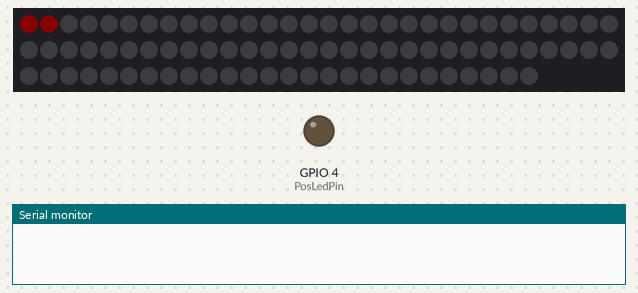
A program run on a simulated ESP8266 (Wemos D1 mini). On the bench: 86 RGB LEDs in strip order, left to right, continuing on the next row, output pins drawn as LEDs (lit = HIGH), the last lines printed to the serial monitor. Dashed ring = blinking. Dim RGB values are drawn brighter than linear; WiFi joins after 1.5 s; servers stay silent unless stated; the local clock reads 2024-03-15 10:24:30 at power-on unless the program sets it.

Above: at 1.1 s.
At 7.5 s:
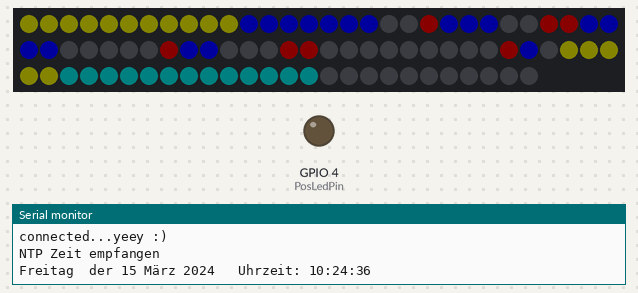
At 22.3 s:
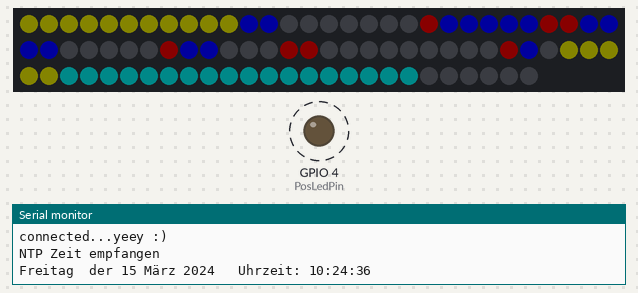
At 37.5 s:
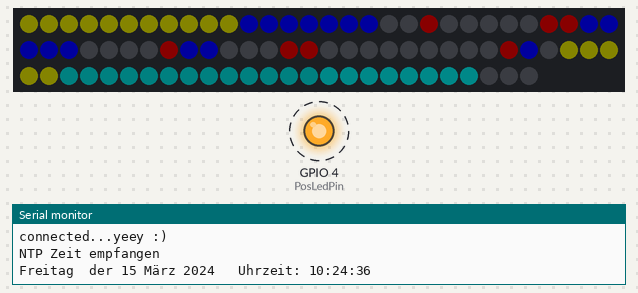
Timing chart, 0 to 40.0 s (numbered marks = the images above):
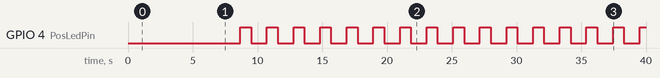

Measured:
- by itself, GPIO 4 (PosLedPin): alternates HIGH for 0.82 s and LOW for 1.2 s

The program:

main.cpp
```cpp
#include "main.h" // move all definitions to separate header-include

#define PROGRAM_VERSION "v7.1.0"
#define BUILD_DATE __DATE__ " " __TIME__


void npx_start()
{
  pixels.begin(); // INITIALIZE NeoPixel strip object (REQUIRED)
  pixels.clear(); // Set all pixel colors to 'off'
  pixels.show();   // Send the updated pixel colors to the hardware.
} ;


// Funktion zur Anzeige Starrer Lichter
void shiftout_light (int startpos, int bits, int color_red, int color_green, int color_blue)   // Parameter übernehmen
{ for (int i = 0; i < bits; i++) {
    pixels.setPixelColor(startpos + i, pixels.Color(color_red, color_green, color_blue));
    //pixels.show(); // This sends the updated pixel color to the hardware.
    yield(); // Gebe dem System Zeit für Hintergrundaufgaben
  }
}

// Funktion zur Anzeige Stellenzaehler
void shiftout_bits (int startpos, int bits, int value, int color_red, int color_green, int color_blue)   // Parameter übernehmen
{ for (int i = 0; i < bits; i++) // Hauptschleifenzähler, Anzahl der auszugebenden Bits
  { if (value > i) //Wert ist größer als Schleifenzähler
    {
      pixels.setPixelColor(startpos + i, pixels.Color(color_red, color_green, color_blue)); //send Bit out
      //pixels.show(); // This sends the updated pixel color to the hardware.
      //delay(delayval); // Delay for a period of time (in milliseconds).
    }
    else // Aktion bei Low Bit
    { pixels.setPixelColor(startpos + i, pixels.Color(0, 0, 0)); //send Bit out
      //pixels.show(); // This sends the updated pixel color to the hardware.
      //delay(delayval); // Delay for a period of time (in milliseconds).
    }
    yield(); // Gebe dem System Zeit für Hintergrundaufgaben
  }
  // pixels.show();
  //return; // Funtion wieder verlassen
}


// Funktion zur Anzeige der Restaurantlichter
void rest_light(int startpos, int bits, int color_red, int color_green, int color_blue) //Anzeige der Restaurant LichterWechselnd
{
unsigned long currentMillis = millis(); // Aktuelle Zeit wird in currentMillis gespeichert

  if (currentMillis - RestMillis >= intervalRestMillis) { // Falls mehr als 1000 ms vergangen sind
      shiftout_light (startpos, bits, color_red, color_green, color_blue);

  }
  if (currentMillis - RestMillis >= intervalRestMillis*2) { // Falls mehr als 1000 ms vergangen sind
      shiftout_light (startpos, bits, color_red/2, color_green/2, color_blue/2);
     RestMillis = currentMillis;} // Zeitpunkt der letzten Schaltung wird festgehalten

  // pixels.show();   // Send the updated pixel colors to the hardware.
}

// Funktion zur Anzeige der Positionslichter
void pos_light(int startpos, int bits, int color_red, int color_green, int color_blue) //Anzeige der Positionsleuchten Blinkend
{
unsigned long currentMillis = millis(); // Aktuelle Zeit wird in currentMillis gespeichert

  if (currentMillis - PosMillis >= intervalPosMillis) { // Falls mehr als 1000 ms vergangen sind
      shiftout_light (startpos, bits, color_red, color_green, color_blue);
      digitalWrite(PosLedPin, HIGH);


  }
  if (currentMillis - PosMillis >= intervalPosMillis*2) { // Falls mehr als 1000 ms vergangen sind
      shiftout_light (startpos, bits, 0, 0, 0);
      digitalWrite(PosLedPin, LOW);


     PosMillis = currentMillis;} // Zeitpunkt der letzten Schaltung wird festgehalten

  // pixels.show();   // Send the updated pixel colors to the hardware.
}

// Funktion zur Ausgabe der gesamten Anzeige zum Turm
void show_out(int sec, int min, int hrs)
{
  shiftout_light (0, 11, emptyR, emptyG, emptyB); // die ersten 11 Stellen Trenner in Gelb

  //sekunden Einerstelle ausgeben
  tempNPX = sec % 10 ;
  shiftout_bits(11, 9, tempNPX, countR, countG, countB); // Funktion Bitszählen und Muster ausgeben aufrufen
  // Trennstelle ausgeben
  shiftout_light(20, 1, spaceR, spaceG, spaceB); // einzelne Lampe
  //sekunden Zehnerstelle ausgeben
  tempNPX =  sec/ 10 ;
  shiftout_bits(21, 5, tempNPX, countR, countG, countB); // Funktion Bitszählen und Muster ausgeben aufrufen

  // Trennstellen ausgeben
  shiftout_light(26, 2, spaceR, spaceG, spaceB); // einzelne

  //minutenen Einerstelle ausgeben
  tempNPX = min % 10 ;
  shiftout_bits(28, 9, tempNPX, countR, countG, countB); // Funktion Bitszählen und Muster ausgeben aufrufen
  // Trennstelle ausgeben
  shiftout_light(37, 1, spaceR, spaceG, spaceB); // einzelne Lampe
  //minuten Zehnerstelle ausgeben
  tempNPX = min / 10 ;
  shiftout_bits(38, 5, tempNPX, countR, countG, countB); // Funktion Bitszählen und Muster ausgeben aufrufen

  // Trennstelle ausgeben
  shiftout_light(43, 2, spaceR, spaceG, spaceB); // einzelne
  //stunden Einerstelle ausgeben
  tempNPX = hrs % 10 ;
  shiftout_bits(45, 9, tempNPX, countR, countG, countB); // Funktion Bitszählen und Muster ausgeben aufrufen
  // Trennstelle ausgeben
  shiftout_light(54, 1, spaceR, spaceG, spaceB); // einzelne Lampe
  //stunden Zehnerstelle ausgeben
  tempNPX = hrs / 10 ;
  shiftout_bits(55, 2, tempNPX, countR, countG, countB); // Funktion Bitszählen und Muster ausgeben aufrufen
  // Leere Stellen ausgeben
  shiftout_light(57, 5, emptyR, emptyG, emptyB); // fuenf Trennstellen
  // Restuarantbeleuchtung
  rest_light(62,18,restR, restG, restB); // Restaurantbeleuchtung

  pos_light (75,8,restR, restG, restB);
  pixels.show();
}


void setup()
{
  pinMode(PosLedPin, OUTPUT); // Setzt den Digitalpin als Outputpin

  Serial.begin(115200);
  delay(1000); // wait a while
  npx_start(); // Start Routine für die Neopixel
    shiftout_light(0, 2,spaceR, spaceG, spaceB); // zwei rote für start
    pixels.show();
    delay(500); // wait a while

  // Ausgabe der Programmversion und des Build-Datums
  Serial.println(" ");
  Serial.println("-------------------------------");
  Serial.println("Rheinturmuhr-ESP Multiprocessor ");
  Serial.println("-------------------------------");
  Serial.println(" ");
  Serial.print("Programmversion: ");
  Serial.print(PROGRAM_VERSION);
  Serial.print("\t Build-Datum: ");
  Serial.println(BUILD_DATE);
  Serial.print("MAC-Adresse: ");
  Serial.println(WiFi.macAddress());
  Serial.print("Saved-WLAN SSID: ");
  Serial.println(WiFi.SSID());
  Serial.print("Saved-WLAN Passwort: ");
  Serial.println(WiFi.psk());
  delay(500); // wait a while

  WiFiManager wm;
  bool res;
  //res = wm.autoConnect("Turmuhr" PROGRAM_VERSION, apPwd); // password protected ap
  res = wm.autoConnect(apSsid, apPwd); // password protected ap --- IGNORE ---
  if (!res)
  {
    Serial.println("Failed to connect");
    // ESP.restart();
    shiftout_light(0, 4,spaceR, spaceG, spaceB); // vier rote für start
    pixels.show();
    delay(500); // wait a wihle
  }
  else
  {
    // if you get here you have connected to the WiFi
    Serial.println("connected...yeey :)");
    shiftout_light(0, 6,spaceR, spaceG, spaceB); // sechs rote OK
    pixels.show();
    delay(500); // wait a wihle
  }

  configTime(0, 0, NTP_SERVER);
  setenv("TZ", TZ_INFO, 1);
  shiftout_light(0, 6,spaceR, spaceG, spaceB); // sechs rote für start fertig
  pixels.show();
  delay(1000); // wait a while
  Serial.println("NTP Zeit empfangen");
  delay(1000); // wait a while
  time(&now);             // Liest die aktuelle Zeit
  localtime_r(&now, &tm); // Beschreibt tm mit der aktuelle Zeit
  Serial.print(wochentage[tm.tm_wday]);
  // Serial.print(tm.tm_wday);         // Wochentag als Zahl, 0 = Sonntag
  Serial.print("\tder ");
  Serial.print(tm.tm_mday);
  Serial.print(" " + monat[tm.tm_mon] + " ");
  Serial.print(tm.tm_year + 1900);

  Serial.printf(" \tUhrzeit: %02d:%02d:%02d \n", tm.tm_hour, tm.tm_min, tm.tm_sec);
    shiftout_light(0, 8,spaceR, spaceG, spaceB); // acht rote für start fertig
    pixels.show();
    delay(1000); // wait a while
}

void loop()
{

  delay(200);
  /* Zykluszeit messen
  CycleMillis = millis();

  CycleMillis = millis() - CycleMillis;

  Serial.print("CycleTime: ");
  Serial.println(CycleMillis);

  */ // Zykluszeit messen Ende


  delay(100);
  time(&now);             // Liest die aktuelle Zeit
  localtime_r(&now, &tm); // Beschreibt tm mit der aktuelle Zeit
  delay(100);
  show_out(tm.tm_sec, tm.tm_min, tm.tm_hour); // send lights to the NPX Stripe
}

// Ende main.cpp
```

main.h
```cpp
#include <Arduino.h>
#include <WiFiManager.h>
#include <time.h>
#include <Adafruit_NeoPixel.h>


const char *apSsid = "RheinturmuhrV7"; // SSID for AP if WLAN failed ; replaced with PROGRAM_VERSION
const char *apPwd = "123456789"; // SSID for AP if WLAN failed and first setup


int lastMilis;
int temp;
unsigned long CycleMillis = 0; // milli secounds conuter for cyclic delay funtions
const char *NTP_SERVER = "de.pool.ntp.org";
const char *TZ_INFO = "CET-1CEST-2,M3.5.0/02:00:00,M10.5.0/03:00:00";

char wochentage[7][12] = {"Sonntag", "Montag", "Dienstag", "Mittwoch", "Donnerstag", "Freitag", "Samstag"};
String monat[12] = {"Januar", "Februar", "März", "April", "Mai", "Juni", "Juli", "August", "September", "Oktober", "November", "Dezember"};

time_t now;
struct tm tm;

/*Farbendefinitionen für die Ausgabe zu Turm
Definition der Pixel:
Adresse 0-10 ohne Funktion, standard Gelb
Adresse 11-20 Sekunden 1" Stelle
.....
*/
int emptyR =7; //Leere Segmente
int emptyG =7;
int emptyB =0;

int spaceR =10; // Trenner
int spaceG =0;
int spaceB =0;

int countR =0; //Zaehler
int countG =0;
int countB =30;

int posR =50; //Positionslichter
int posG =0;
int posB =0;

int restR =00; //Restaurant
int restG =10;
int restB =10;

#define NeoPixelPin   2//
#define PosLedPin     4 // GPIO  for Position LED
#define NUMPIXELS 86 // how many neopixels where attached

unsigned long PosMillis = 0; // time counter for position lights with millis() function
const long intervalPosMillis = 900; // light intervall for the position lights

unsigned long RestMillis = 0; // time counter for position lights with millis() function
const long intervalRestMillis = 2000; // light intervall for the position lights

int tempNPX = 0; // temporary variable

Adafruit_NeoPixel pixels(NUMPIXELS, NeoPixelPin, NEO_GRB + NEO_KHZ800);
```
